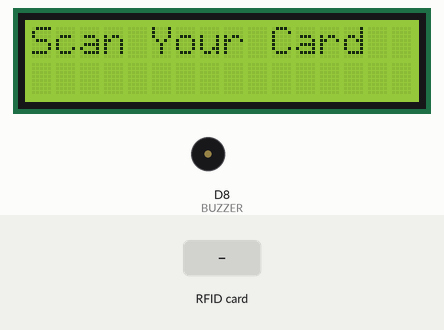
Recording of a sketch running on a simulated ESP8266 (NodeMCU). Parts: 16×2 character LCD, buzzer (waves = sounding, pin HIGH). Inputs (shaded band) come from the test bench. WiFi joins after 1.5 s; servers stay silent unless stated; uploads are accepted with an empty reply; what the sketch prints to the serial monitor is not drawn.

Above: at 2.9 s.
3.0 s: RFID card 12 34 56 78 held to the reader
At 4.14 s:
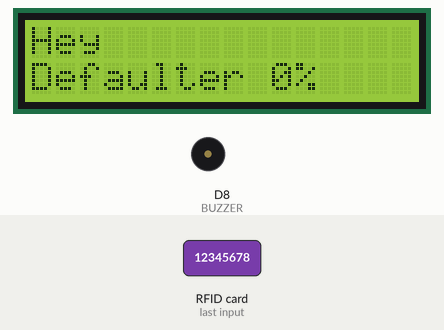
At 4.9 s:
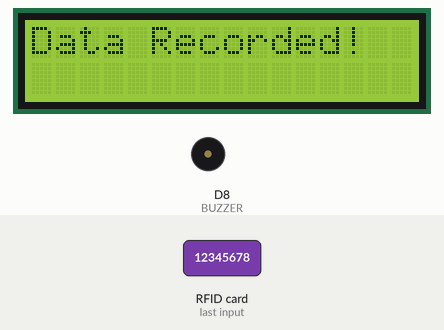
5.7 s: RFID card 5E 7A 19 C4 held to the reader
At 8.0 s:
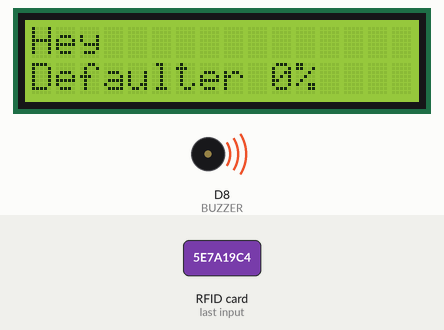
Timing chart, 0 to 9.8 s (numbered marks = the images above; inputs shaded):
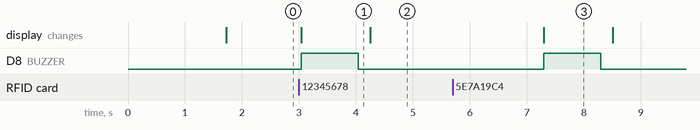

Measured:
- after the input at 3.0 s, D8 (BUZZER): LOW → HIGH at once, → LOW 1.0 s later; the display: changes at once (image 1)
- after the input at 5.7 s, D8 (BUZZER): LOW → HIGH after 1.6 s, → LOW 1.0 s later; the display: changes after 1.6 s (image 3)
- what the display in image 1 shows lasts 1.3 s, from 3.0 s to 4.3 s

The sketch:

newcode.ino
```cpp
#include <SPI.h>
#include <MFRC522.h>
#include <Arduino.h>
#include <ESP8266WiFi.h>
#include <ESP8266HTTPClient.h>
#include <WiFiClientSecureBearSSL.h>
#include <LiquidCrystal_I2C.h>

//---------------- PINS ----------------
#define RST_PIN  D3
#define SS_PIN   D4
#define BUZZER   D8

MFRC522 mfrc522(SS_PIN, RST_PIN);
MFRC522::MIFARE_Key key;

//---------------- RFID ----------------
int blockNum = 2;
byte bufferLen = 18;
byte readBlockData[18];

//---------------- WIFI ----------------
#define WIFI_SSID "Realme Narzo "
#define WIFI_PASSWORD "12345678"

//---------------- GOOGLE SHEET URL (CLEANED) ----------------
const String base_url = "https://script.google.com/macros/s/AKfycbyilY4Z2DomNeMkeazGkDhwIyGEK6oov2HPgIOXwNxSIwsYQ4Tqx6wTx63jF3qlwFckPw/exec";

//---------------- LCD ----------------
LiquidCrystal_I2C lcd(0x3F, 16, 2);

//---------------- ATTENDANCE DATA ----------------
int totalClasses = 10;
int gauravCount = 8;
int adityaCount = 9;
int vivekCount = 7;
int jiteshCount = 5;

//---------------- SETUP ----------------
void setup() {
  Serial.begin(9600);

  // LCD Setup
  lcd.init();
  lcd.begin(D2, D1);
  lcd.backlight();
  lcd.print("Connecting WiFi");

  WiFi.begin(WIFI_SSID, WIFI_PASSWORD);
  while (WiFi.status() != WL_CONNECTED) {
    delay(500);
    Serial.print(".");
  }

  Serial.println("\nConnected!");
  lcd.clear();
  lcd.print("WiFi Ready!");

  pinMode(BUZZER, OUTPUT);
  SPI.begin();
  mfrc522.PCD_Init();

  // Set default key to FF FF FF FF FF FF
  for (byte i = 0; i < 6; i++) key.keyByte[i] = 0xFF;
}

//---------------- LOOP ----------------
void loop() {
  lcd.setCursor(0, 0);
  lcd.print("Scan Your Card  ");

  // Look for card
  if (!mfrc522.PICC_IsNewCardPresent()) return;
  if (!mfrc522.PICC_ReadCardSerial()) return;

  if (ReadDataFromBlock(blockNum, readBlockData)) {
    // Convert buffer to String cleanly
    String name = "";
    for (int i = 0; i < 16; i++) {
      if (readBlockData[i] >= 32 && readBlockData[i] <= 126) { // Only printable characters
        name += (char)readBlockData[i];
      }
    }
    name.trim();

    lcd.clear();
    lcd.print("Hey " + name);

    // Calculate Logic
    int attendance = 0;
    if (name == "Gaurav") attendance = gauravCount;
    else if (name == "Aditya") attendance = adityaCount;
    else if (name == "Vivek") attendance = vivekCount;
    else if (name == "Jitesh") attendance = jiteshCount;

    float percent = (attendance * 100.0) / totalClasses;
    String statusStr = (percent < 75.0) ? "Defaulter" : "OK";

    lcd.setCursor(0, 1);
    lcd.print(statusStr + " " + String((int)percent) + "%");

    // Buzzer
    digitalWrite(BUZZER, HIGH);
    delay(statusStr == "Defaulter" ? 1000 : 200);
    digitalWrite(BUZZER, LOW);

    // Network request
    sendToGoogle(name, percent, statusStr);
  }

  mfrc522.PICC_HaltA();
  mfrc522.PCD_StopCrypto1();
  delay(3000);
}

//---------------- SENDING DATA (FIXED TIMEOUT) ----------------
void sendToGoogle(String name, float percent, String statusStr) {
  if (WiFi.status() == WL_CONNECTED) {
    std::unique_ptr<BearSSL::WiFiClientSecure> client(new BearSSL::WiFiClientSecure);
    client->setInsecure(); // Skip SSL cert verification

    HTTPClient https;
    String url = base_url + "?name=" + name + "&percent=" + String(percent) + "&status=" + statusStr;

    Serial.println("Attempting to send data...");

    // INCREASED TIMEOUT: 15 seconds allows for slow Google Script response
    https.setTimeout(15000);

    if (https.begin(*client, url)) {
      // MANDATORY: Follow redirects (Google always redirects scripts)
      https.setFollowRedirects(HTTPC_STRICT_FOLLOW_REDIRECTS);

      int httpCode = https.GET();

      if (httpCode > 0) {
        Serial.printf("Response Code: %d\n", httpCode);
        lcd.clear();
        lcd.print("Data Recorded!");
      } else {
        Serial.printf("Error: %s\n", https.errorToString(httpCode).c_str());
        lcd.clear();
        lcd.print("Link Error");
      }
      https.end();
    }
  } else {
    Serial.println("WiFi Disconnected");
  }
}

//---------------- READ RFID ----------------
bool ReadDataFromBlock(int blockNum, byte readBlockData[]) {
  MFRC522::StatusCode status = mfrc522.PCD_Authenticate(MFRC522::PICC_CMD_MF_AUTH_KEY_A, blockNum, &key, &(mfrc522.uid));
  if (status != MFRC522::STATUS_OK) return false;

  status = mfrc522.MIFARE_Read(blockNum, readBlockData, &bufferLen);
  if (status != MFRC522::STATUS_OK) return false;

  return true;
}
```
